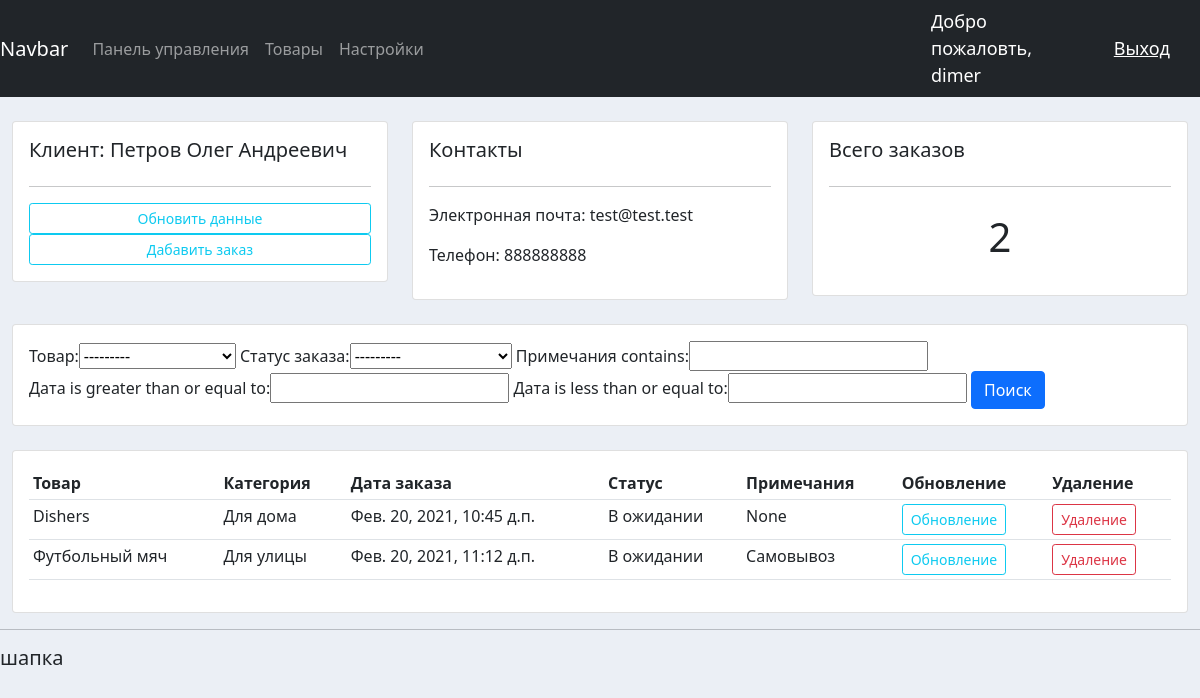
/customer/2 (signed in), run on the app's committed database.
### accounts/models.py (models this page shows, shortened)
class Customer(models.Model):
    user = models.OneToOneField(User, null = True, blank = True, on_delete = models.CASCADE, verbose_name = 'Пользователь')
    name = models.CharField(max_length=200, null = True, verbose_name = 'ФИО')
    phone = models.CharField(max_length=200, null = True, verbose_name = 'Телефон')
    email = models.CharField(max_length=200, null = True, verbose_name = 'Эл. почта')
    date_created = models.DateTimeField(auto_now_add=True, null = True, verbose_name = 'Дата')
    profile_pic = models.ImageField(default="picture1.png",null = True, blank = True)
    class Meta:
        verbose_name_plural = 'Клиенты'
        verbose_name = 'Клиент'

class Order(models.Model):
    STATUS = (
        ('В ожидании', 'В ожидании'),
        ('Готово к доставке', 'Готово к доставке'),
        ('Доставлено', 'Доставлено'),
    )
    customer = models.ForeignKey(Customer, null = True, on_delete = models.SET_NULL, verbose_name = 'Клиент')
    product = models.ForeignKey(Pruduct, null = True, on_delete = models.SET_NULL, verbose_name = 'Товар')
    date_created = models.DateTimeField(auto_now_add=True, null = True, verbose_name = 'Дата')
    status = models.CharField(max_length = 200, null = True, choices = STATUS, verbose_name = 'Статус заказа')
    note = models.CharField(max_length = 10000, null = True, verbose_name = 'Примечания', default = '-')
    class Meta:
        verbose_name_plural = 'Заказы'
        verbose_name = 'Заказ'

class Pruduct(models.Model):
    CATEGORY = (
        ('Для дома', 'Для дома'),
        ('Для улицы', 'Для улицы'),
    )
    name = models.CharField(max_length=200, null = True, verbose_name = 'Наименования')
    price = models.FloatField(null = True, verbose_name = 'Цена')
    category = models.CharField(max_length=200, null = True, choices = CATEGORY, verbose_name = 'Категория')
    description = models.CharField(max_length=200, null = True, verbose_name = 'Описание', blank = True)
    date_created = models.DateTimeField(auto_now_add=True, null = True, verbose_name = 'Дата')
    tags = models.ManyToManyField(Tag)
    class Meta:
        verbose_name_plural = 'Продукция'
        verbose_name = 'Продукция'
    def __str__(self):
        return self.name

### accounts/decorations.py (the view)
        def wrapper_func(request, *args, **kwargs):
            group = None
            if request.user.groups.exists():
                group = request.user.groups.all()[0].name
            if group in allowed_roles:
                return view_func(request, *args, **kwargs)
            else:
                return HttpResponse('У Вас нет прав доступа к этой странице')

### accounts/decorations.py (called while the page is built)
def allowed_user(allowed_roles = []):
    def decorator (view_func):
        def wrapper_func(request, *args, **kwargs):
            group = None
            if request.user.groups.exists():
                group = request.user.groups.all()[0].name
            if group in allowed_roles:
                return view_func(request, *args, **kwargs)
            else:
                return HttpResponse('У Вас нет прав доступа к этой странице')
        return wrapper_func
    return decorator

### accounts/views.py (called while the page is built)
@login_required(login_url='login')
@allowed_user(allowed_roles = ['admin'])
def customer(request, pk):
    customer = Customer.objects.get(id = pk)
    orders = customer.order_set.all()
    orders_count = orders.count()
    myFilter = OrderFilter(request.GET, queryset = orders)
    orders = myFilter.qs
    context = {'customer': customer, 'orders': orders, 'orders_count': orders_count,
                'myfilter': myFilter}
    return render(request, 'accounts/customer.html', context)

### accounts/templates/accounts/customer.html (shortened to what this page needs)
{% extends "accounts/base.html" %}
{% block content %}
<br>
<div class="row">
	<div class="col-md">
		<div class="card card-body">
			<h5>Клиент: {{ customer.name }}</h5>
			<hr>
			<a class="btn btn-outline-info  btn-sm btn-block" href="">Обновить данные</a>
			<a class="btn btn-outline-info  btn-sm btn-block" href="{% url 'create_order' customer.id %}">Дабавить заказ</a>
		</div>
	</div>
	<div class="col-md">
		<div class="card card-body">
			<h5>Контакты</h5>
			<hr>
			<p>Электронная почта: {{ customer.email }}</p>
			<p>Телефон: {{ customer.phone }}</p>
		</div>
	</div>
	<div class="col-md">
		<div class="card card-body">
			<h5>Всего заказов</h5>
			<hr>
			<h1 style="text-align: center;padding: 10px">{{ orders_count }}</h1>
		</div>
	</div>
</div>
<br>
<div class="row">
	<div class="col">
		<div class="card card-body">
			<form method="get">
				{{ myfilter.form }}
		    <button class="btn btn-primary" type="submit">Поиск</button>
		  </form>
		</div>
	</div>
</div>
<br>
<div class="row">
	<div class="col-md">
		<div class="card card-body">
			<table class="table table-sm">
				<tr>
					<th>Товар</th>
					<th>Категория</th>
					<th>Дата заказа</th>
					<th>Статус</th>
					<th>Примечания</th>
					<th>Обновление</th>
					<th>Удаление</th>
				</tr>
				{% for order in orders %}
				<tr>
					<td>{{ order.product }}</td>
					<td>{{ order.product.category }}</td>
					<td>{{ order.date_created }}</td>
					<td>{{ order.status }}</td>
					<td>{{ order.note }}</td>
					<td><a class="btn btn-outline-info  btn-sm btn-block" href="{% url 'update_order' order.id %}">Обновление</a></td>
					<td><a class="btn btn-outline-danger  btn-sm btn-block" href="{% url 'delete_order' order.id %}">Удаление</a></td>
				</tr>
				{% endfor %}
			</table>
		</div>
	</div>
</div>
{% endblock content %}

### accounts/templates/accounts/navbar.html (shortened to what this page needs)
{% load static %}
<nav class="navbar navbar-expand-lg navbar-dark bg-dark">
    <a class="navbar-brand" href="#">Navbar</a>
    <div class="collapse navbar-collapse" id="navbarSupportedContent">
      <ul class="navbar-nav mr-auto">
        {% if request.user.is_staff %}
        <li class="nav-item active">
          <a class="nav-link" href="{% url 'home' %}">Панель управления</a>
        </li>
        <li class="nav-item">
          <a class="nav-link" href="{% url 'products' %}">Товары</a>
        </li>
        {% endif %}
        <li class="nav-item active">
          <a class="nav-link" href="{% url 'account' %}">Настройки</a>
        </li>
    </ul>
    </div>
    <span class='hello-msg'>Добро пожаловть, {{ request.user }}</span>
    <span><a class='hello-msg' href="{% url 'logout' %}">Выход</a></span>
  </nav>

### accounts/static/css/base.css (style rules this page uses)
body { background-color: #ebeff5; }

### accounts/templates/accounts/navbar.html (style rules this page uses)
.hello-msg { font-size: 18px; color: #fff; margin-right: 30px; }

### data on the page
Customer: name "Петров Олег Андреевич", email "test@test.test", phone "888888888"
Order: product "Dishers", product.category "Для дома", date_created "Фев. 20, 2021, 10:45 д.п.", status "В ожидании", note "None"
Order: product "Футбольный мяч", product.category "Для улицы", date_created "Фев. 20, 2021, 11:12 д.п.", status "В ожидании", note "Самовывоз"

### other printed values
{{ request.user }} "dimer"
{{ orders_count }} "2"
